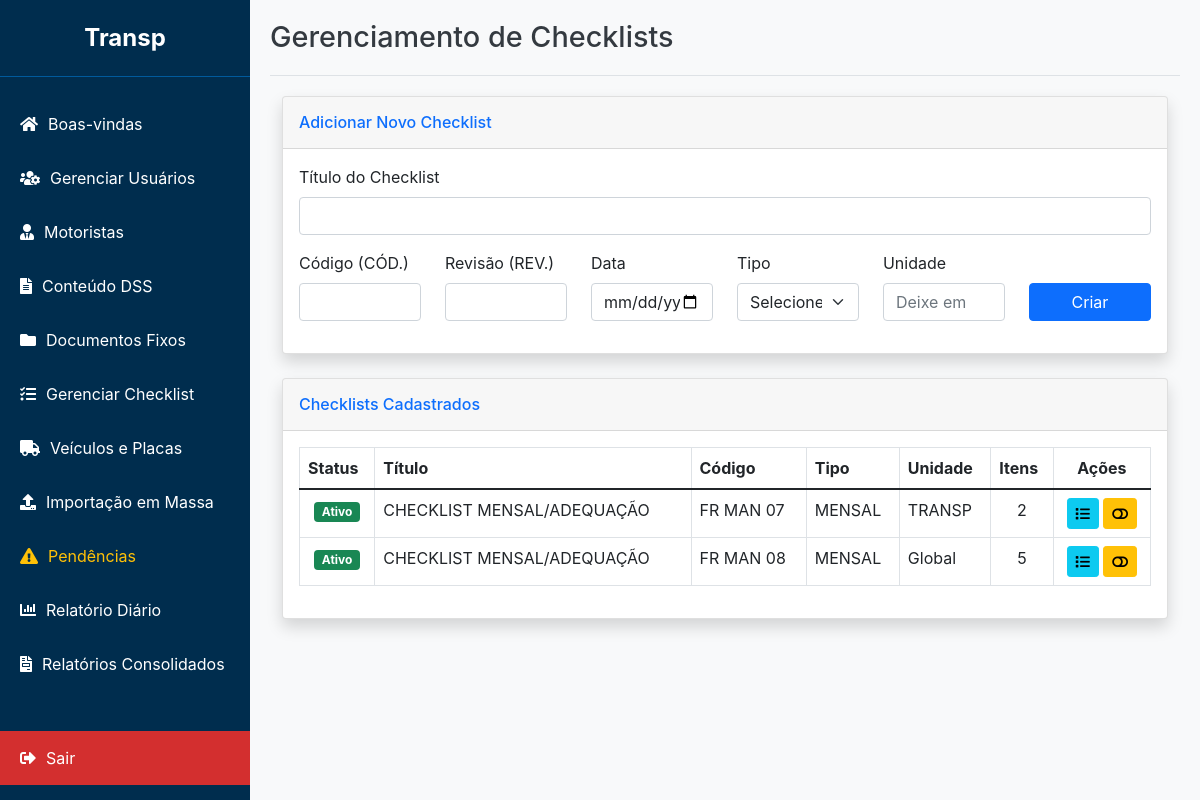
Before: /admin/checklists (signed in) with the older database file.
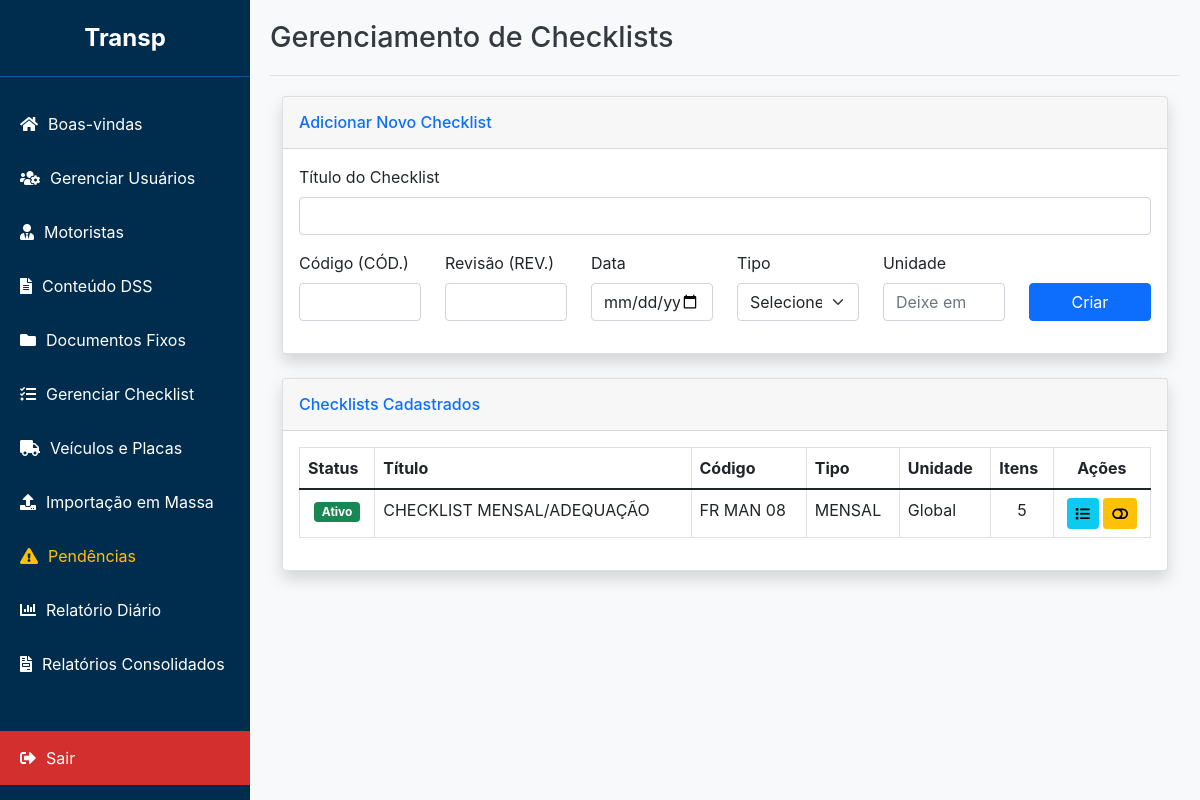
After: the same page with the newer database file.
### app/models.py (models this page shows)
class Checklist(db.Model):
    id = db.Column(db.Integer, primary_key=True)
    titulo = db.Column(db.String(200), nullable=False)
    unidade = db.Column(db.String(100), nullable=True)
    tipo = db.Column(db.String(50), nullable=False)
    codigo = db.Column(db.String(50), nullable=False)
    revisao = db.Column(db.String(20), nullable=False)
    data = db.Column(db.Date, nullable=False)
    ativo = db.Column(db.Boolean, default=True, nullable=False)  # <-- CAMPO ADICIONADO
    itens = db.relationship('ChecklistItem', backref='checklist', lazy='dynamic', cascade="all, delete-orphan")
    preenchimentos = db.relationship('ChecklistPreenchido', backref='checklist', lazy=True, cascade="all, delete-orphan") # <-- CASCADE ADICIONADO

### app/routes.py (the view)
@admin_bp.route('/checklists')
@login_required()
def checklists():
    user_role = session.get('role')
    user_unidade = session.get('unidade')
    query = Checklist.query
    if user_role != 'admin':
        query = query.filter(or_(
            Checklist.unidade == user_unidade,
            Checklist.unidade == None  # Permite ver checklists globais
        ))
    lista_checklists = query.order_by(Checklist.ativo.desc(), Checklist.codigo).all()
    unidades_disponiveis = []
    if user_role == 'admin':
        unidades_disponiveis = db.session.query(Motorista.unidade).distinct().all()
        unidades_disponiveis = sorted([u[0] for u in unidades_disponiveis if u[0]])
    return render_template(
        'checklists.html',
        checklists=lista_checklists,
        unidades_disponiveis=unidades_disponiveis
    )

### app/routes.py (called while the page is built)
def login_required(required_role=["admin", "master", "comum"]):
    def decorator(f):
        @wraps(f)
        def decorated_function(*args, **kwargs):
            if 'user_id' not in session:
                flash('Por favor, faça login para acessar esta página.', 'warning')
                return redirect(url_for('admin.login'))
            user_role = session.get('role')
            if user_role not in required_role:
                flash('Você não tem permissão para acessar esta página.', 'danger')
                return redirect(url_for('admin.dashboard'))
            return f(*args, **kwargs)
        return decorated_function
    return decorator

### app/templates/checklists.html (shortened to what this page needs)
{% extends "base_adm.html" %}
{% block header %}Gerenciamento de Checklists{% endblock %}
{% block content %}
<div class="container-fluid">
    <div class="card shadow mb-4">
        <div class="card-header py-3">
            <h6 class="m-0 font-weight-bold text-primary">Adicionar Novo Checklist</h6>
        </div>
        <div class="card-body">
            <form action="{{ url_for('admin.add_checklist') }}" method="POST">
                <div class="row">
                    <div class="col-md-12 mb-3">
                        <label for="titulo" class="form-label">Título do Checklist</label>
                        <input type="text" class="form-control" id="titulo" name="titulo" required>
                    </div>
                </div>
                <div class="row align-items-end">
                    <div class="col-md-2 mb-3">
                        <label for="codigo" class="form-label">Código (CÓD.)</label>
                        <input type="text" class="form-control" id="codigo" name="codigo" required>
                    </div>
                    <div class="col-md-2 mb-3">
                        <label for="revisao" class="form-label">Revisão (REV.)</label>
                        <input type="text" class="form-control" id="revisao" name="revisao" required>
                    </div>
                    <div class="col-md-2 mb-3">
                        <label for="data" class="form-label">Data</label>
                        <input type="date" class="form-control" id="data" name="data" required>
                    </div>
                    <div class="col-md-2 mb-3">
                        <label for="tipo" class="form-label">Tipo</label>
                        <select class="form-select" id="tipo" name="tipo" required>
                            <option value="" disabled selected>Selecione...</option>
                        </select>
                    </div>
                    <div class="col-md-2 mb-3">
                        <label for="unidade" class="form-label">Unidade</label>
                        {% if session.role == 'admin' %}
                            <input type="text" class="form-control" id="unidade" name="unidade" list="unidades_list" placeholder="Deixe em branco para Global">
                        {% else %}
                            <input type="text" class="form-control" id="unidade" name="unidade" value="{{ session.unidade }}" readonly required>
                        {% endif %}
                    </div>
                    <div class="col-md-2 mb-3">
                        <button type="submit" class="btn btn-primary w-100">Criar</button>
                    </div>
                </div>
            </form>
        </div>
    </div>
    <div class="card shadow mb-4">
        <div class="card-header py-3">
            <h6 class="m-0 font-weight-bold text-primary">Checklists Cadastrados</h6>
        </div>
        <div class="card-body">
            <div class="table-responsive">
                <table class="table table-bordered table-hover" id="dataTable" width="100%" cellspacing="0">
                    <thead>
                        <tr>
                            <th>Status</th>
                            <th>Título</th>
                            <th>Código</th>
                            <th>Tipo</th>
                            <th>Unidade</th>
                            <th>Itens</th>
                            <th class="text-center">Ações</th>
                        </tr>
                    </thead>
                    <tbody>
                        {% for cl in checklists %}
                        <tr class="{% if not cl.ativo %}table-secondary text-muted{% endif %}">
                            <td class="text-center">
                                {% if cl.ativo %}
                                    <span class="badge bg-success">Ativo</span>
                                {% else %}
                                    <span class="badge bg-danger">Inativo</span>
                                {% endif %}
                            </td>
                            <td>{{ cl.titulo }}</td>
                            <td>{{ cl.codigo }}</td>
                            <td>{{ cl.tipo }}</td>
                            <td>{{ cl.unidade or 'Global' }}</td>
                            <td class="text-center">{{ cl.itens.count() }}</td>
                            <td class="text-center">
                                <a href="{{ url_for('admin.checklist_detalhe', checklist_id=cl.id) }}" class="btn btn-info btn-sm" title="Editar Itens">
                                    <i class="fas fa-list"></i>
                                </a>
                                <button type="button" class="btn btn-sm {% if cl.ativo %}btn-warning{% else %}btn-success{% endif %}" data-bs-toggle="modal" data-bs-target="#toggleStatusModal-{{ cl.id }}" title="{% if cl.ativo %}Desativar{% else %}Reativar{% endif %}">
                                    <i class="fas {% if cl.ativo %}fa-toggle-off{% else %}fa-toggle-on{% endif %}"></i>
                                </button>
                            </td>
                        </tr>
                        {% endfor %}
                    </tbody>
                </table>
            </div>
        </div>
    </div>
</div>
{% endblock %}

### app/templates/base_adm.html (shortened to what this page needs)
<!DOCTYPE html>
<html lang="pt-br">
<head>
    <link rel="stylesheet" href="https://cdnjs.cloudflare.com/ajax/libs/font-awesome/5.15.4/css/all.min.css">
    <link href="https://cdn.jsdelivr.net/npm/bootstrap@5.1.3/dist/css/bootstrap.min.css" rel="stylesheet">
</head>
<body>
    <nav class="sidebar" id="sidebar">
        <div class="sidebar-header">
            Transp
        </div>
        <ul class="sidebar-nav">
            <li><a href="{{ url_for('admin.dashboard') }}"><i class="fas fa-home"></i> Boas-vindas</a></li>
            <li><a href="{{ url_for('admin.gerenciar_usuarios') }}"><i class="fas fa-users-cog"></i> Gerenciar Usuários</a></li>
            <li><a href="{{ url_for('admin.motoristas') }}"><i class="fas fa-user-tie"></i> Motoristas</a></li>
            <li><a href="{{ url_for('admin.conteudo') }}"><i class="fas fa-file-alt"></i> Conteúdo DSS</a></li>
            <li><a href="{{ url_for('admin.gerenciar_documentos') }}"><i class="fas fa-folder"></i> Documentos Fixos</a></li>
            <li><a href="{{ url_for('admin.checklists') }}"><i class="fas fa-tasks"></i> Gerenciar Checklist</a></li>
            <li><a href="{{ url_for('admin.veiculos') }}"><i class="fas fa-truck"></i> Veículos e Placas</a></li>
            {% if session.role == 'admin' %}
            <li><a href="{{ url_for('admin.importacao_pagina') }}"><i class="fas fa-upload"></i> Importação em Massa</a></li>
            {% endif %}
            <li><a href="{{ url_for('admin.gerenciar_pendencias') }}" style="color: #ffc107;"><i class="fas fa-exclamation-triangle"></i> Pendências</a></li>
            <li><a href="{{ url_for('admin.acompanhamento_diario') }}"><i class="fas fa-chart-bar"></i> Relatório Diário</a></li>
            <li><a href="{{ url_for('admin.relatorios_consolidados') }}"><i class="fas fa-file-invoice"></i> Relatórios Consolidados</a></li>
        </ul>
        <ul class="sidebar-nav">
             <li class="logout-link"><a href="{{ url_for('admin.admin_logout') }}"><i class="fas fa-sign-out-alt"></i> Sair</a></li>
        </ul>
    </nav>
    <main class="main-content" id="main-content">
        {% if self.header()|trim %}
        <header class="header">
            <h1>{% block header %}{% endblock %}</h1>
        </header>
        {% endif %}
        <section class="content">
            {% block content %}{% endblock %}
        </section>
    </main>
</body>
</html>

### app/templates/base_adm.html (style rules this page uses)
:root { --sidebar-width: 250px; --header-height: 60px; --primary-blue: #002D4E; --light-blue: #005A9C; --logout-red: #d32f2f; --logout-red-hover: #c62828; --flash-success: #d4edda; --flash-success-text: #155724; --flash-error: #f8d7da; --flash-error-text: #721c24; --flash-info: #cce5ff; --flash-info-text: #004085; }
body { font-family: -apple-system, BlinkMacSystemFont, "Segoe UI", Roboto, "Helvetica Neue", Arial, sans-serif; margin: 0; background-color: #f8f9fa; }
.sidebar { width: var(--sidebar-width); background-color: var(--primary-blue); color: white; display: flex; flex-direction: column; position: fixed; top: 0; left: 0; height: 100%; transition: transform 0.3s ease; z-index: 1020; }
.sidebar-header { padding: 20px; text-align: center; font-size: 1.5em; font-weight: bold; border-bottom: 1px solid var(--light-blue); }
.sidebar-nav { list-style-type: none; padding: 0; margin: 20px 0; flex-grow: 1; }
.sidebar-nav li a { color: white; text-decoration: none; display: flex; align-items: center; gap: 10px; padding: 15px 20px; transition: background-color 0.2s; }
.logout-link { margin-top: auto; }
.logout-link a { background-color: var(--logout-red) !important; }
.main-content { margin-left: var(--sidebar-width); padding: 20px; width: calc(100% - var(--sidebar-width)); }
.header { padding-bottom: 20px; border-bottom: 1px solid #dee2e6; margin-bottom: 20px; }
.header h1 { margin: 0; font-size: 1.8rem; color: #343a40; }

Changed rows visible on the page:
removed Checklist: ativo "Ativo", titulo "CHECKLIST MENSAL/ADEQUAÇÃO", codigo "FR MAN 07", tipo "MENSAL", unidade "TRANSP", itens.count "2"
